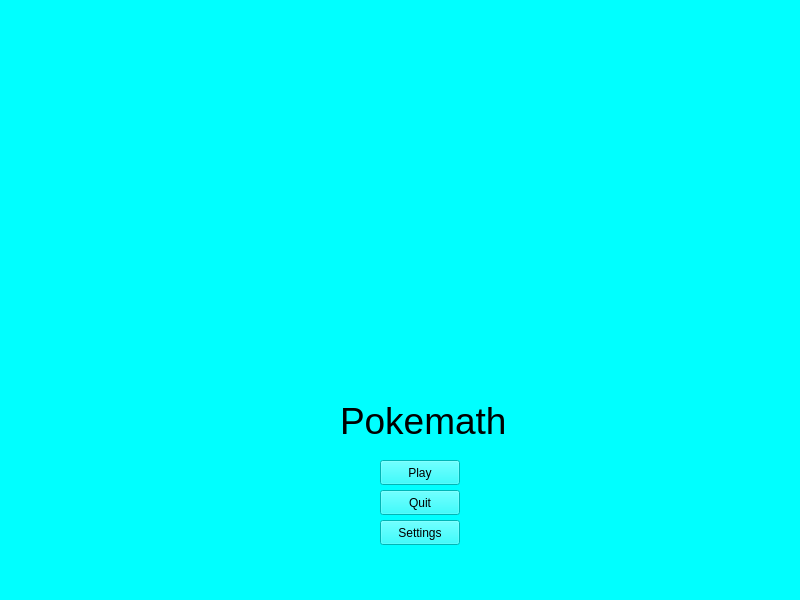
<?xml version="1.0" encoding="UTF-8"?>
<ui version="4.0">
 <class>MainWindow</class>
 <widget class="QMainWindow" name="MainWindow">
  <property name="geometry">
   <rect>
    <x>0</x>
    <y>0</y>
    <width>800</width>
    <height>600</height>
   </rect>
  </property>
  <property name="windowTitle">
   <string>MainWindow</string>
  </property>
  <property name="styleSheet">
   <string notr="true">background-color: cyan;</string>
  </property>
  <widget class="QWidget" name="centralwidget">
   <widget class="QPushButton" name="pushButton">
    <property name="geometry">
     <rect>
      <x>380</x>
      <y>460</y>
      <width>80</width>
      <height>25</height>
     </rect>
    </property>
    <property name="text">
     <string>Play</string>
    </property>
   </widget>
   <widget class="QPushButton" name="pushButton_2">
    <property name="geometry">
     <rect>
      <x>380</x>
      <y>490</y>
      <width>80</width>
      <height>25</height>
     </rect>
    </property>
    <property name="text">
     <string>Quit</string>
    </property>
   </widget>
   <widget class="QPushButton" name="pushButton_3">
    <property name="geometry">
     <rect>
      <x>380</x>
      <y>520</y>
      <width>80</width>
      <height>25</height>
     </rect>
    </property>
    <property name="text">
     <string>Settings</string>
    </property>
   </widget>
   <widget class="QLabel" name="label">
    <property name="geometry">
     <rect>
      <x>70</x>
      <y>-10</y>
      <width>681</width>
      <height>381</height>
     </rect>
    </property>
    <property name="text">
     <string/>
    </property>
    <property name="pixmap">
     <pixmap>../../Downloads/pokemon-removebg-preview.png</pixmap>
    </property>
   </widget>
   <widget class="QLabel" name="label_2">
    <property name="geometry">
     <rect>
      <x>340</x>
      <y>400</y>
      <width>171</width>
      <height>41</height>
     </rect>
    </property>
    <property name="font">
     <font>
      <pointsize>28</pointsize>
     </font>
    </property>
    <property name="text">
     <string>Pokemath</string>
    </property>
   </widget>
   <zorder>label</zorder>
   <zorder>pushButton</zorder>
   <zorder>pushButton_2</zorder>
   <zorder>pushButton_3</zorder>
   <zorder>label_2</zorder>
  </widget>
  <widget class="QMenuBar" name="menubar">
   <property name="geometry">
    <rect>
     <x>0</x>
     <y>0</y>
     <width>800</width>
     <height>22</height>
    </rect>
   </property>
  </widget>
  <widget class="QStatusBar" name="statusbar"/>
 </widget>
 <resources/>
 <connections/>
</ui>
